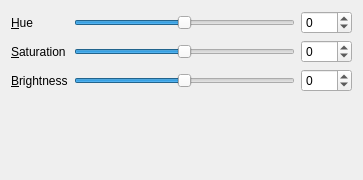
<?xml version="1.0" encoding="UTF-8"?>
<ui version="4.0">
 <class>FilterFormColorCorrection</class>
 <widget class="QWidget" name="FilterFormColorCorrection">
  <property name="geometry">
   <rect>
    <x>0</x>
    <y>0</y>
    <width>363</width>
    <height>180</height>
   </rect>
  </property>
  <property name="windowTitle">
   <string>Dialog</string>
  </property>
  <layout class="QVBoxLayout" name="verticalLayout">
   <item>
    <layout class="QGridLayout" name="gridLayout">
     <item row="0" column="0">
      <widget class="QLabel" name="label">
       <property name="text">
        <string>&amp;Hue</string>
       </property>
       <property name="buddy">
        <cstring>horizontalSlider_hue</cstring>
       </property>
      </widget>
     </item>
     <item row="0" column="1">
      <widget class="QSlider" name="horizontalSlider_hue">
       <property name="minimum">
        <number>-180</number>
       </property>
       <property name="maximum">
        <number>180</number>
       </property>
       <property name="orientation">
        <enum>Qt::Horizontal</enum>
       </property>
      </widget>
     </item>
     <item row="0" column="2">
      <widget class="QSpinBox" name="spinBox_hue">
       <property name="minimum">
        <number>-180</number>
       </property>
       <property name="maximum">
        <number>180</number>
       </property>
      </widget>
     </item>
     <item row="1" column="0">
      <widget class="QLabel" name="label_2">
       <property name="text">
        <string>&amp;Saturation</string>
       </property>
       <property name="buddy">
        <cstring>horizontalSlider_saturation</cstring>
       </property>
      </widget>
     </item>
     <item row="1" column="1">
      <widget class="QSlider" name="horizontalSlider_saturation">
       <property name="minimum">
        <number>-100</number>
       </property>
       <property name="maximum">
        <number>100</number>
       </property>
       <property name="orientation">
        <enum>Qt::Horizontal</enum>
       </property>
      </widget>
     </item>
     <item row="1" column="2">
      <widget class="QSpinBox" name="spinBox_saturation">
       <property name="minimum">
        <number>-100</number>
       </property>
       <property name="maximum">
        <number>100</number>
       </property>
      </widget>
     </item>
     <item row="2" column="0">
      <widget class="QLabel" name="label_3">
       <property name="text">
        <string>&amp;Brightness</string>
       </property>
       <property name="buddy">
        <cstring>horizontalSlider_brightness</cstring>
       </property>
      </widget>
     </item>
     <item row="2" column="1">
      <widget class="QSlider" name="horizontalSlider_brightness">
       <property name="minimum">
        <number>-100</number>
       </property>
       <property name="maximum">
        <number>100</number>
       </property>
       <property name="orientation">
        <enum>Qt::Horizontal</enum>
       </property>
      </widget>
     </item>
     <item row="2" column="2">
      <widget class="QSpinBox" name="spinBox_brightness">
       <property name="minimum">
        <number>-100</number>
       </property>
       <property name="maximum">
        <number>100</number>
       </property>
      </widget>
     </item>
    </layout>
   </item>
   <item>
    <spacer name="verticalSpacer">
     <property name="orientation">
      <enum>Qt::Vertical</enum>
     </property>
     <property name="sizeHint" stdset="0">
      <size>
       <width>20</width>
       <height>64</height>
      </size>
     </property>
    </spacer>
   </item>
  </layout>
 </widget>
 <tabstops>
  <tabstop>horizontalSlider_hue</tabstop>
  <tabstop>spinBox_hue</tabstop>
  <tabstop>horizontalSlider_saturation</tabstop>
  <tabstop>spinBox_saturation</tabstop>
  <tabstop>horizontalSlider_brightness</tabstop>
  <tabstop>spinBox_brightness</tabstop>
 </tabstops>
 <resources/>
 <connections/>
</ui>
